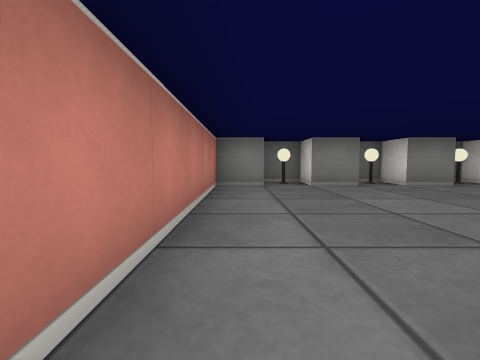
view 1 (above)

24 first-person views from a walk through a cub3D level. The camera is about half as high as the walls, tilts 4° down and sees 85° across. The floor is counted in squares. Each view is taken from the middle of a square. On the plan, view 1 faces up. The plan holds only what a view shows up to about 9 squares ahead; the rest is blank.

view 2
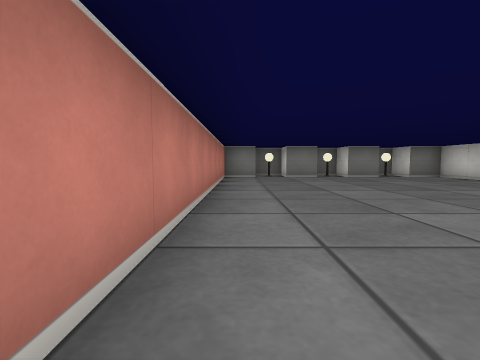

view 3
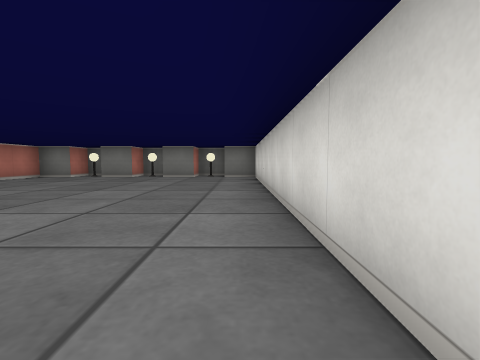

view 4
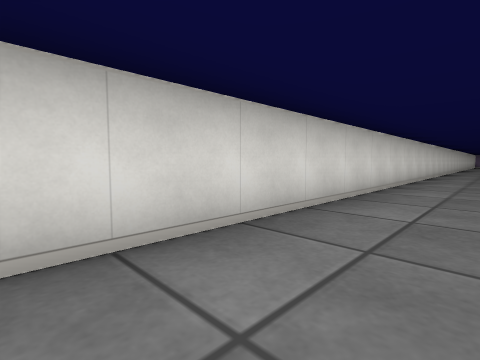

view 5
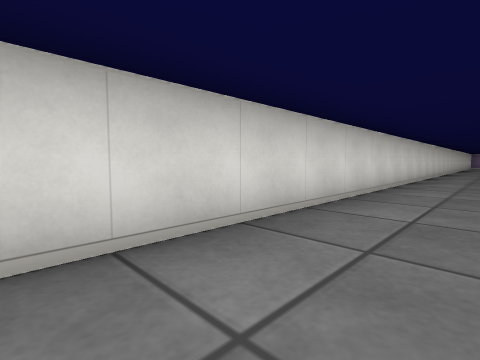

view 6
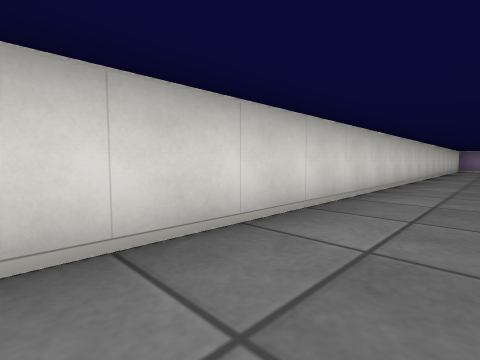

view 7
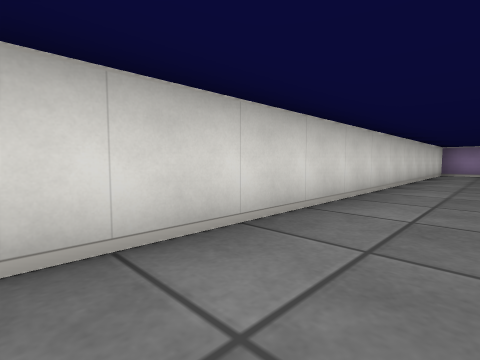

view 8
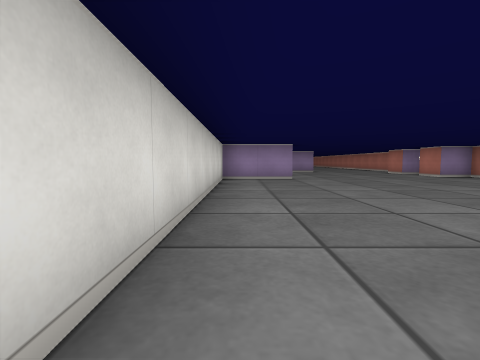

view 9
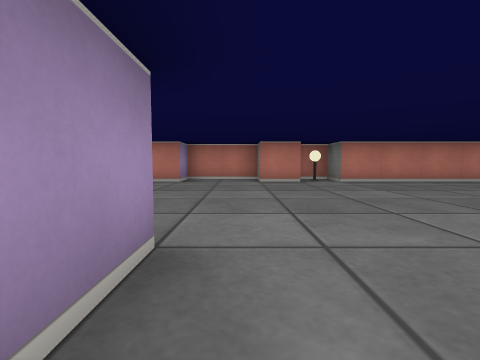

view 10
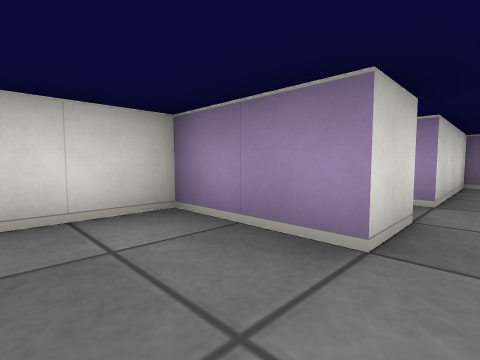

view 11
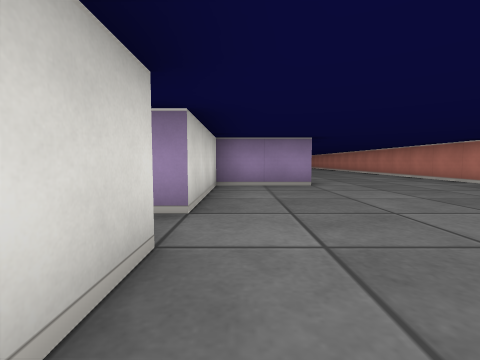

view 12
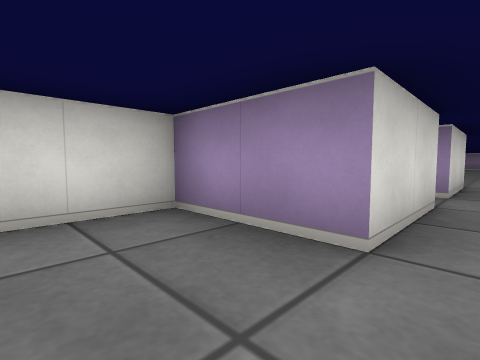

view 13
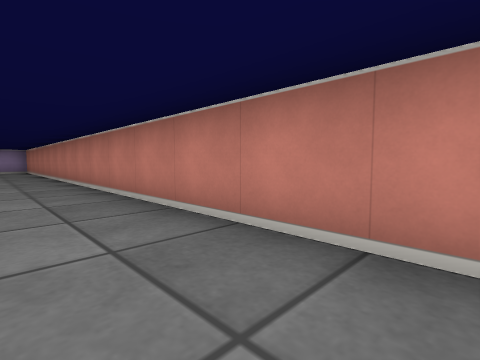

view 14
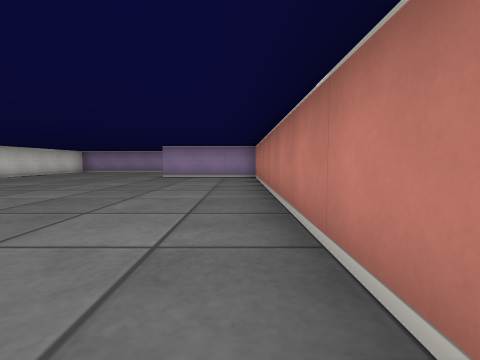

view 15
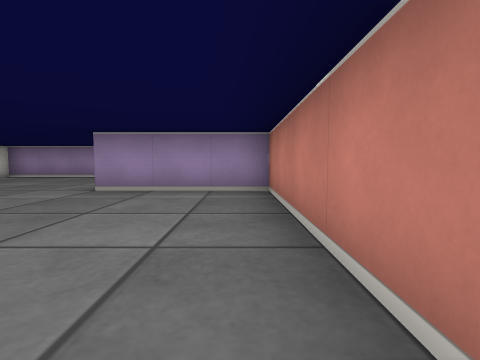

view 16
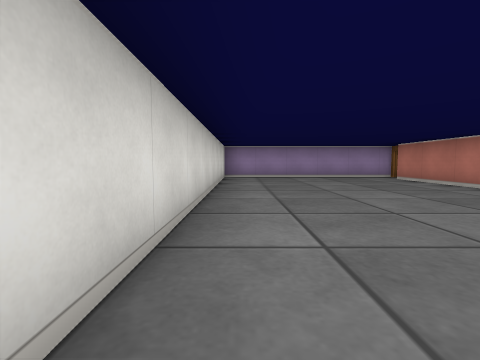

view 17
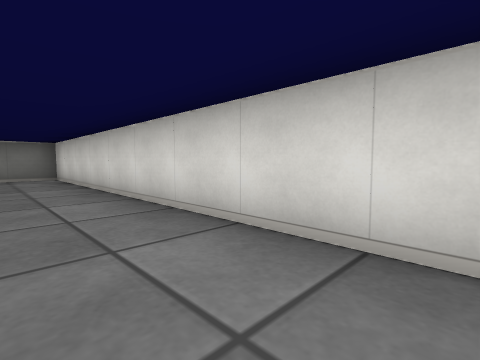

view 18
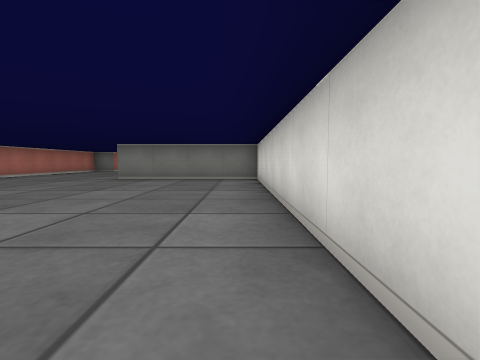

view 19
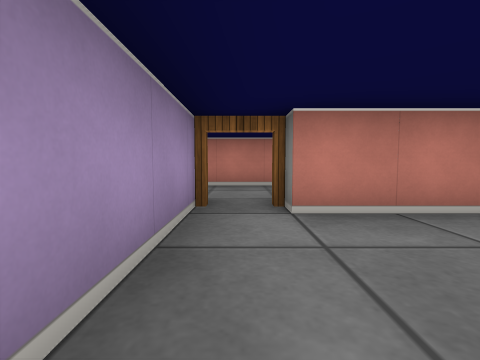

view 20
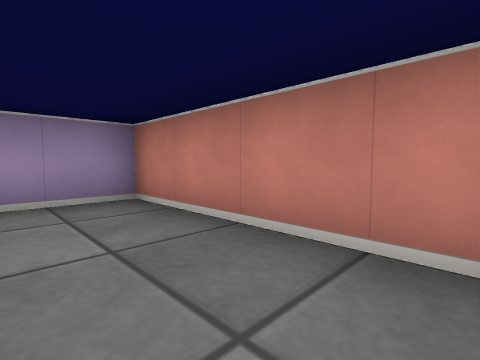

view 21
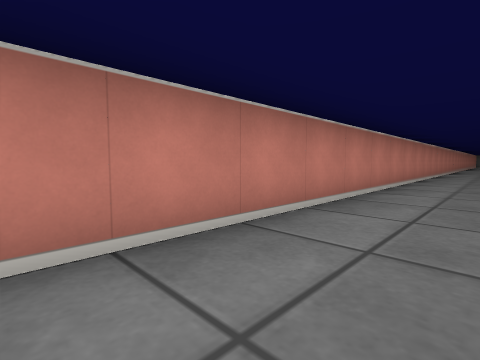

view 22
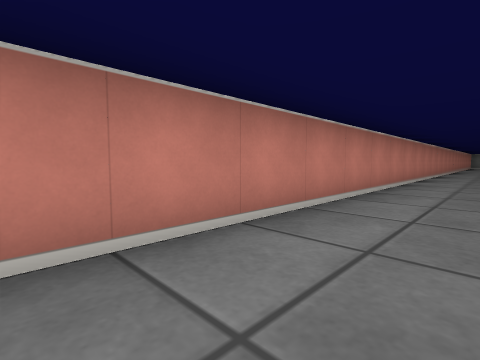

view 23
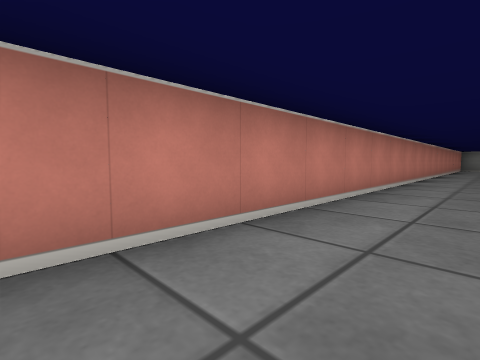

view 24
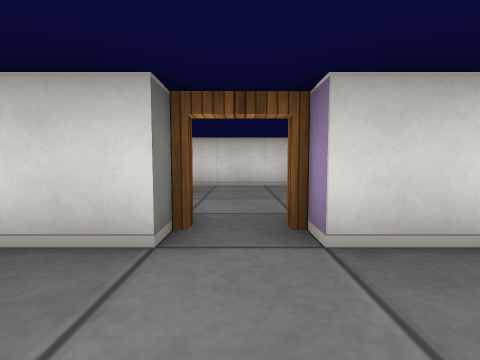

### Floor plan
Points are (right, up) in squares from view 1. A wall is a line through its corners. A room is listed if a view was taken in it or the views show most of it. See-through windows are left out.
Room 1 (views 1, 2, 3, 4, 5, 6, 7, 8, 9, 10, 11, 12, 13, 14, 15, 16, 17, 18, 19, 21, 22, 23, 24)
walls: (-0.5, -25.5) (-0.5, -26.5) (-1.2, -26.5); (-1.5, -26.4) (-1.5, -28.5) (-0.5, -28.5) (-0.5, -29.2); (4.5, -28.6) (4.5, -27.5) (6.5, -27.5) (6.5, 5.5) (5.5, 5.5) (5.5, 6.5); (-1.5, -33) (-1.5, -47.5) (1.5, -47.5); (2.5, -34.5) (2.5, -32.5) (4.5, -32.5) (4.5, -29.5) (4.9, -29.5); (1.5, -47.9) (1.5, -50.5); (2.5, 6) (2.5, 5.5) (1.5, 5.5) (1.5, 6.5) (0.5, 6.5); (4.5, 6) (4.5, 5.5) (3.5, 5.5) (3.5, 6.5) (2.9, 6.5); (0.5, 6) (0.5, 5.5) (-0.5, 5.5) (-0.5, -24.5) (-1.5, -24.5) (-1.5, -25.2); (0.9, -51.5) (6.5, -51.5) (6.5, -37.5) (2.5, -37.5) (2.5, -35.5)
ways out: open door at (1, -51) to room 2; opening at (5, -29) to room 3; open door at (3, -35) to room 3
objects: lamp (-1, -25); lamp (1, 6); lamp (3, 6); lamp (5, 6)
Room 2 (view 20)
walls: (-1.5, -49) (-1.5, -52.5) (-0.1, -52.5)
ways out: open door at (1, -51) to room 1
Room 3 (no view inside)
walls: (6.5, -36) (6.5, -34)
ways out: opening at (5, -29) to room 1; open door at (3, -35) to room 1

Where each view was taken, in squares from view 1:
view 1: 0 up, 0 right, facing up
view 2: 3 down, 0 right, facing up
view 3: 3 down, 6 right, facing up
view 4: 0 up, 5 right, facing down-right
view 5: 4 down, 5 right, facing down-right
view 6: 11 down, 5 right, facing down-right
view 7: 16 down, 5 right, facing down-right
view 8: 20 down, 6 right, facing down
view 9: 27 down, 6 right, facing left
view 10: 26 down, 4 right, facing down-right
view 11: 27 down, 4 right, facing down
view 12: 31 down, 2 right, facing down-right
view 13: 33 down, 0 right, facing down-left
view 14: 39 down, 1 left, facing down
view 15: 43 down, 1 left, facing down
view 16: 43 down, 6 right, facing down
view 17: 46 down, 5 right, facing up-right
view 18: 45 down, 6 right, facing up
view 19: 51 down, 4 right, facing left
view 20: 49 down, 0 right, facing down-left
view 21: 23 down, 1 right, facing up-left
view 22: 18 down, 1 right, facing up-left
view 23: 12 down, 1 right, facing up-left
view 24: 35 down, 1 right, facing right
